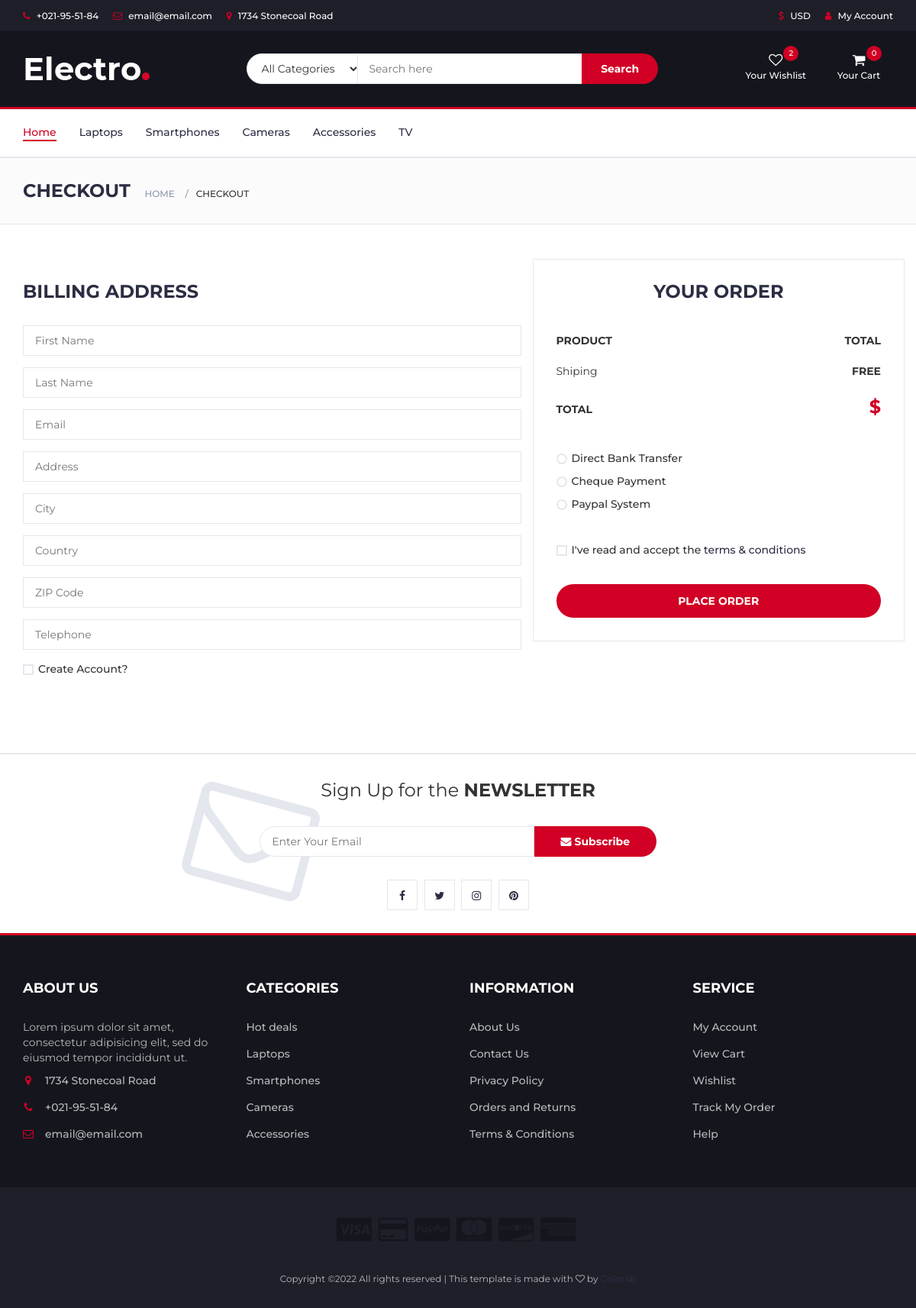
The page /cart on the database as committed earlier.
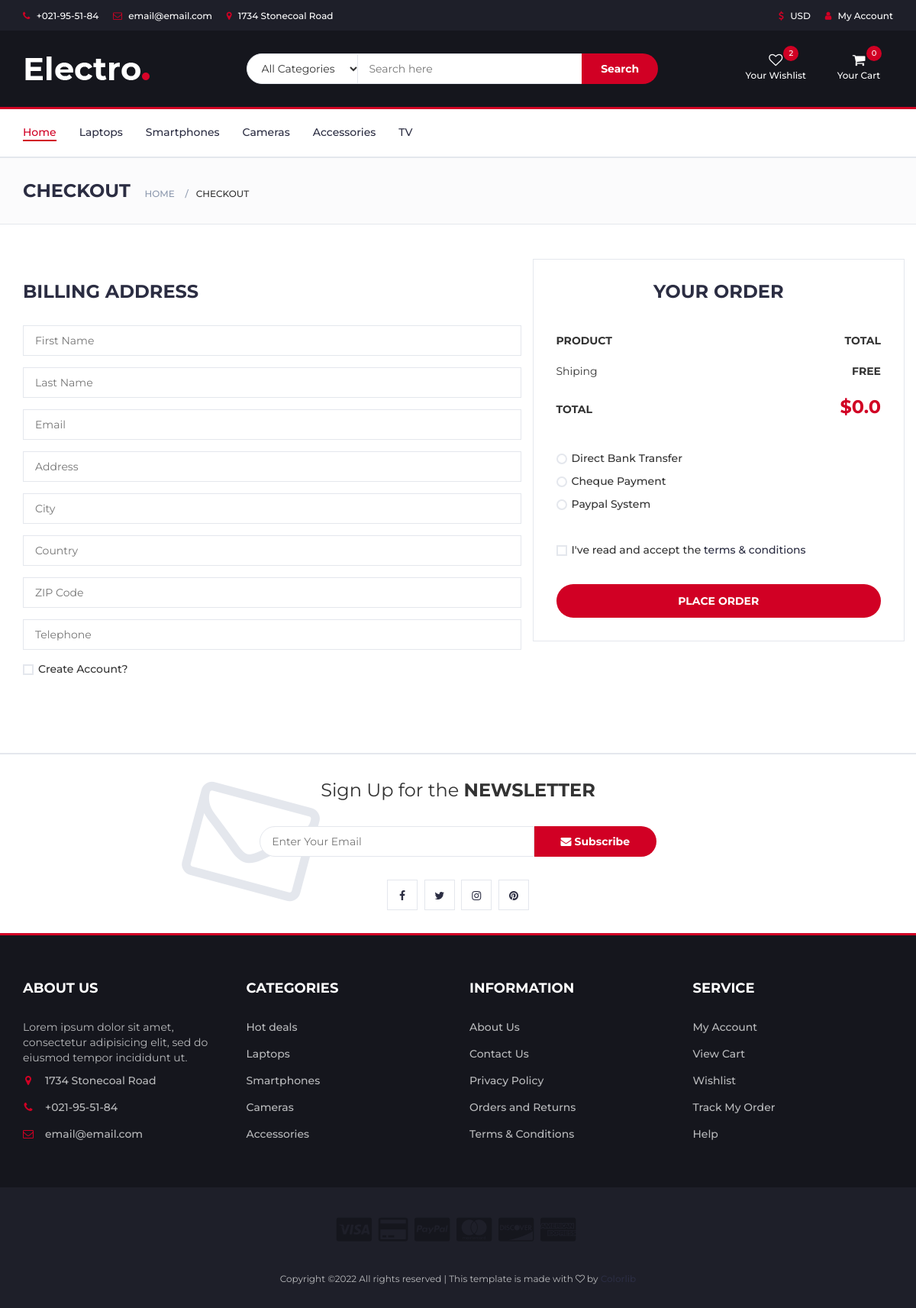
The same page on the database as committed later.
### main/models.py (models this page shows, shortened)
class Cart(models.Model):
    title = models.CharField(max_length=300, blank=True, default='')
    email = models.CharField(max_length=200, blank=True, default='')
    last_name = models.CharField(max_length=200, blank=True, default='')
    first_name = models.CharField(max_length=200, blank=True, default='')
    zip_code = models.CharField(max_length=200, blank=True, default='')
    country = models.CharField(max_length=200, blank=True, default='')
    city = models.CharField(max_length=200, blank=True, default='')
    person = models.CharField(max_length=200, blank=True, default='')
    phone = models.CharField(max_length=200, blank=True, default='')
    address = models.CharField(max_length=200, blank=True, default='')
    payed = models.IntegerField(default=0)
    status = models.IntegerField(default=0)
    session_id = models.CharField(max_length=300, blank=True, null=True ,default='')
    amount = models.FloatField(default=0)
    discount = models.FloatField(default=0)
    orig_price = models.FloatField(default=0)
    price = models.FloatField(default=0)
    is_accepted = models.BooleanField(default=False)

### main/views.py (the view)
# urls.py: path('cart', views.cartHandler, name='cart'),
def cartHandler(request):
	if request.method == 'POST':
		action = request.POST.get('action', '')
		if action == 'add_to_cart':
			if request.POST.get('product_id') != '':
				product_id = int(request.POST.get('product_id'))
			else:
				product_id = 0
			amount = int(request.POST.get('amount', 0))
			open_carts = Cart.objects.filter(
				session_id=request.session.session_key).filter(status=0)
			if not open_carts:
				new_cart = Cart()
				new_cart.session_id = request.session.session_key
				new_cart.save()
			else:
				new_cart = open_carts[0]
			cart_items = CartItem.objects.filter(cart__id=new_cart.id).filter(
				product__id=product_id).filter(status=0)
			if cart_items:
				new_cart_item = cart_items[0]
				new_cart_item.amount += amount
				new_cart_item.save()
			else:
				new_cart_item = CartItem()
				new_cart_item.product = Product.objects.get(id=product_id)
				new_cart_item.cart = Cart.objects.get(id=new_cart.id)
				new_cart_item.amount = amount
				new_cart_item.product_price = new_cart_item.product.new_price
				new_cart_item.save()
		elif action == 'remove_from_cart':
			product_id = int(request.POST.get('product_id', 0))
			open_carts = Cart.objects.filter(
				session_id=request.session.session_key).filter(status=0)
			if open_carts:
				new_cart = open_carts[0]
			if new_cart:
				cart_items = CartItem.objects.filter(
					cart__id=new_cart.id).filter(product__id=product_id)
				for ci in cart_items:
					ci.status = -1
					ci.save()
		elif action == 'checkout':
			open_carts = Cart.objects.filter(
				session_id=request.session.session_key).filter(status=0)
			if open_carts:
				new_cart = open_carts[0]
				new_cart.last_name = request.POST.get('last_name', '')
				new_cart.first_name = request.POST.get('first_name', '')
				new_cart.email = request.POST.get('email', '')
				new_cart.address = request.POST.get('city', '')
				new_cart.city = request.POST.get('city', '')
				new_cart.country = request.POST.get('country', '')
				new_cart.zip_code = request.POST.get('zip_code', '')
				new_cart.phone = request.POST.get('phone', '')
				new_cart.status = 1
				new_cart.save()
		if action in ['add_to_cart', 'remove_from_cart']:
			open_carts = Cart.objects.filter(
				session_id=request.session.session_key).filter(status=0)
			if open_carts:
				new_cart = open_carts[0]
				cart_items = CartItem.objects.filter(
					cart__id=new_cart.id).filter(status=0)
				all_sum = 0
				items_count = 0
				for ci in cart_items:
					all_sum += ci.amount * ci.product_price
					items_count += ci.amount
				new_cart.orig_price = all_sum
				new_cart.price = all_sum
				new_cart.amount = items_count
				new_cart.save()
		return JsonResponse({'success': True, '_success': True})
	else:
		cart = {}
		cart_items = []
		open_carts = Cart.objects.filter(
			session_id=request.session.session_key).filter(status=0)
		if open_carts:
			open_cart = open_carts[0]
			cart_items = CartItem.objects.filter(
				cart__id=open_cart.id).filter(status=0)
			cart = open_cart
	categories = Category.objects.all()
	return render(request, 'cart.html', {
		'cart': cart,
		'cart_items': cart_items,
		'categories': categories
	})

### main/templatetags/tags-library.py (called while the page is built)
@register.filter
def to_int(value):
    if int(value) == value * 1.0:
        return int(value)
    else:
        return value

### templates/cart.html (shortened to what this page needs)
{% extends 'main.html' %}
{% load static %}
    {% block content %}
		<div id="breadcrumb" class="section">
			<div class="container">
				<div class="row">
					<div class="col-md-12">
						<h3 class="breadcrumb-header">Checkout</h3>
						<ul class="breadcrumb-tree">
							<li><a href="#">Home</a></li>
							<li class="active">Checkout</li>
						</ul>
					</div>
				</div>
			</div>
		</div>
		<div class="section">
			<div class="container">
				<div class="row">
					<div class="col-md-7">
						<div class="billing-details">
							<div class="section-title">
								<h3 class="title">Billing address</h3>
							</div>
							<div class="form-group">
								<input class="input" type="text" name="first_name" placeholder="First Name" value="{{ current_user.first_name }}">
							</div>
							<div class="form-group">
								<input class="input" type="text" name="last_name" placeholder="Last Name" value="{{ current_user.last_name }}">
							</div>
							<div class="form-group">
								<input class="input" type="email" name="email" placeholder="Email" value="{{ current_user.email }}">
							</div>
							<div class="form-group">
								<input class="input" type="text" name="address" placeholder="Address">
							</div>
							<div class="form-group">
								<input class="input" type="text" name="city" placeholder="City">
							</div>
							<div class="form-group">
								<input class="input" type="text" name="country" placeholder="Country">
							</div>
							<div class="form-group">
								<input class="input" type="text" name="zip_code" placeholder="ZIP Code">
							</div>
							<div class="form-group">
								<input class="input" type="tel" name="phone" placeholder="Telephone">
							</div>
							<div class="form-group">
								<div class="input-checkbox">
									<label for="create-account">
										<span></span>
										Create Account?
									</label>
								</div>
							</div>
						</div>
					</div>
					<div class="col-md-5 order-details">
						<div class="section-title text-center">
							<h3 class="title">Your Order</h3>
						</div>
						<div class="order-summary">
							<div class="order-col">
								<div><strong>PRODUCT</strong></div>
								<div><strong>TOTAL</strong></div>
							</div>
							<div class="order-col">
								<div>Shiping</div>
								<div><strong>FREE</strong></div>
							</div>
							<div class="order-col">
								<div><strong>TOTAL</strong></div>
								<div><strong class="order-total">${{ cart.orig_price }}</strong></div>
							</div>
						</div>
						<div class="payment-method">
							<div class="input-radio">
								<label for="payment-1">
									<span></span>
									Direct Bank Transfer
								</label>
							</div>
							<div class="input-radio">
								<label for="payment-2">
									<span></span>
									Cheque Payment
								</label>
							</div>
							<div class="input-radio">
								<label for="payment-3">
									<span></span>
									Paypal System
								</label>
							</div>
						</div>
						<div class="input-checkbox">
							<label for="terms">
								<span></span>
								I've read and accept the <a href="#">terms & conditions</a>
							</label>
						</div>
						<a href="#" class="js-checkout primary-btn order-submit">Place order</a>
					</div>
				</div>
			</div>
		</div>
    {% endblock %}

### templates/main.html (shortened to what the changed rows need)
{% load static %}
<!DOCTYPE html>
<html lang="en">
	<head>
		<link type="text/css" rel="stylesheet" href="{% static 'css/bootstrap.min.css' %}"/>
		<link type="text/css" rel="stylesheet" href="{% static 'css/slick.css' %}"/>
		<link type="text/css" rel="stylesheet" href="{% static 'css/slick-theme.css' %}"/>
		<link type="text/css" rel="stylesheet" href="{% static 'css/nouislider.min.css' %}"/>
		<link rel="stylesheet" href="{% static 'css/font-awesome.min.css' %}">
		<link href="//maxcdn.bootstrapcdn.com/font-awesome/4.1.0/css/font-awesome.min.css" rel="stylesheet"/>
		<link type="text/css" rel="stylesheet" href="{% static 'css/style.css' %}"/>
	</head>
	<body>
		{% load tags-library %}
		<header>
			<div id="header">
				<div class="container">
					<div class="row">
						<div class="col-md-3 clearfix">
							<div class="header-ctn">
								<div class="dropdown">
									<a class="dropdown-toggle" data-toggle="dropdown" aria-expanded="true">
										<i class="fa fa-shopping-cart"></i>
										<span>Your Cart</span>
										<div class="qty">{% if cart %} {{cart.amount | to_int}} {% else %}0{% endif %}</div>
									</a>
								</div>
							</div>
						</div>
					</div>
				</div>
			</div>
		</header>
		{% block content %}
		{% endblock content %}
	</body>
</html>

Rows that differ between the two databases and show on the page:
added Cart: amount|to_int "0", orig_price "0.0"
Other text that changed with them:
text no longer shown: "0"
